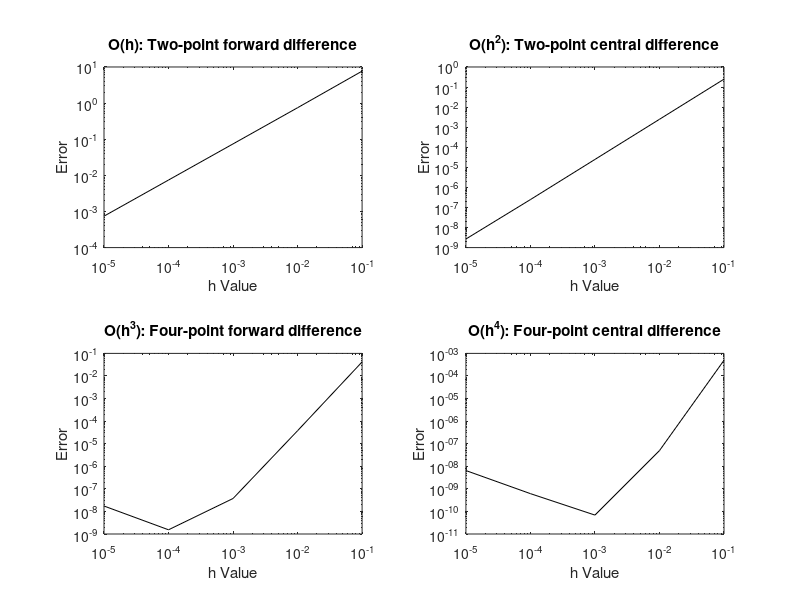

Source code (MATLAB): (Note: this script raises an error after producing the figure.)
%% MEMS 1060 Homework 6
% Author: Shane Riley
% Date: 3/7/2021
format long

%% Problem 1
% Implement four finite difference schemes ranging 1st to 4th order to approximate f'(a). h =
% 10^{-1 through -5). Plot the error per h on a loglog. Write your
% conclusions
% f(x) = exp(x), x = a = 5

f = @(x) exp(x);
df = @(x) exp(x);
a = 5;
tf = f(a);
tdf = df(a);

% 1st order:
% Two-point forward differnence O(h)
order1 = @(x,h) (f(x+h) - f(x))/h;

% 2nd order:
% Two-point central difference O(h^2)
order2 = @(x,h) (f(x+h) - f(x-h))/(2*h);

% 3rd order:
% Four point forward difference O(h^3)
order3 = @(x,h) ( -11*f(x) + 18*f(x+h) - 9*f(x+2*h) + 2*f(x+3*h))/(6*h);

% 4th order:
% Four point central difference O(h^4)
order4 = @(x,h) (f(x-2*h) - 8*f(x-h) + 8*f(x+h) - f(x+2*h))/(12*h);


% error
error = @(a, t) abs(a - t);


% Run the schemes
hvalues = 10.^(-1:-1:-5);

order1errors = zeros(1,length(hvalues));
order2errors = zeros(1,length(hvalues));
order3errors = zeros(1,length(hvalues));
order4errors = zeros(1,length(hvalues));

for i=1:length(hvalues)
    h = hvalues(i);
    order1errors(i) = error(order1(a, h), tdf);
    order2errors(i) = error(order2(a, h), tdf);
    order3errors(i) = error(order3(a, h), tdf);
    order4errors(i) = error(order4(a, h), tdf);
end

% Plot the results

subplot(2,2,1);
loglog(hvalues, order1errors, 'k-');
title("O(h): Two-point forward difference");
xlabel("h Value");
ylabel("Error");
subplot(2,2,2);
loglog(hvalues, order2errors, 'k-');
title("O(h^2): Two-point central difference");
xlabel("h Value");
ylabel("Error");
subplot(2,2,3);
loglog(hvalues, order3errors, 'k-');
title("O(h^3): Four-point forward difference");
xlabel("h Value");
ylabel("Error");
subplot(2,2,4);
loglog(hvalues, order4errors, 'k-');
title("O(h^4): Four-point central difference");
xlabel("h Value");
ylabel("Error");
sgtitle("Error per h in estimating f'(5)");
print("images/figure1",'-dpng');

%% Problem 2
% Given T and x vectors, find the Q_x vector using a O(h^2) scheme

T = [...
    473
    446
    422
    401
    382
    362
    348
    332
    318
    304
    290
    ]';  % [K]
h = 0.01;  % [m]
xT = 0:h:0.10;  % [m]
k = 240;  % 240 [W/m-K]

% Scheme
Qformula = @(tbefore, tafter) (-k/2*h) * (tafter - tbefore);
xQ = [];
Q = [];
% Run scheme
for i=1:length(xT)
    
    % Skip if at an endpoint
    if (i == 1); continue; end
    if (i == length(xT)); continue; end
    xQ(end+1) = xT(i);
    Q(end+1) = Qformula(T(i-1), T(i+1));
end

% Plot
figure(2);

xlabel("Length [m]");
plot(xT, T, 'b-');
ylabel("Temperature [K]");

yyaxis right
plot(xQ, Q, 'r-');
ylabel("Heat Flux [W/m^2]");
title("Fin Temperature and Heat Flux");
legend("Temperature", "Heat Flux");
print("images/figure2",'-dpng');
